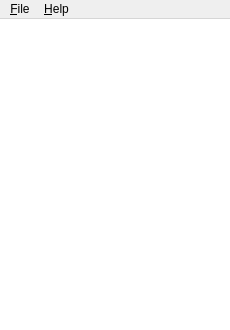
<?xml version="1.0" encoding="UTF-8"?>
<ui version="4.0">
 <class>MainWindow</class>
 <widget class="QMainWindow" name="MainWindow">
  <property name="geometry">
   <rect>
    <x>0</x>
    <y>0</y>
    <width>230</width>
    <height>330</height>
   </rect>
  </property>
  <property name="minimumSize">
   <size>
    <width>230</width>
    <height>330</height>
   </size>
  </property>
  <widget class="QWidget" name="widget">
   <layout class="QGridLayout" name="gridLayout">
    <property name="leftMargin">
     <number>0</number>
    </property>
    <property name="topMargin">
     <number>0</number>
    </property>
    <property name="rightMargin">
     <number>0</number>
    </property>
    <property name="bottomMargin">
     <number>0</number>
    </property>
    <property name="spacing">
     <number>0</number>
    </property>
    <item row="0" column="0">
     <widget class="QListView" name="engineList">
      <property name="font">
       <font>
        <pointsize>11</pointsize>
        <weight>50</weight>
        <bold>false</bold>
       </font>
      </property>
      <property name="frameShape">
       <enum>QFrame::NoFrame</enum>
      </property>
      <property name="frameShadow">
       <enum>QFrame::Plain</enum>
      </property>
      <property name="spacing">
       <number>5</number>
      </property>
     </widget>
    </item>
   </layout>
  </widget>
  <widget class="QMenuBar" name="menuBar">
   <property name="geometry">
    <rect>
     <x>0</x>
     <y>0</y>
     <width>230</width>
     <height>21</height>
    </rect>
   </property>
   <widget class="QMenu" name="helpMenu">
    <property name="title">
     <string>&amp;Help</string>
    </property>
    <addaction name="showAbout"/>
   </widget>
   <widget class="QMenu" name="fileMenu">
    <property name="title">
     <string>&amp;File</string>
    </property>
    <addaction name="exit"/>
   </widget>
   <addaction name="fileMenu"/>
   <addaction name="helpMenu"/>
  </widget>
  <action name="exit">
   <property name="text">
    <string>E&amp;xit</string>
   </property>
   <property name="shortcut">
    <string>Alt+F4</string>
   </property>
  </action>
  <action name="showAbout">
   <property name="text">
    <string>&amp;About</string>
   </property>
   <property name="shortcut">
    <string>F12</string>
   </property>
  </action>
 </widget>
 <layoutdefault spacing="6" margin="11"/>
 <resources>
  <include location="Shell.qrc"/>
 </resources>
 <connections>
  <connection>
   <sender>exit</sender>
   <signal>triggered()</signal>
   <receiver>MainWindow</receiver>
   <slot>close()</slot>
   <hints>
    <hint type="sourcelabel">
     <x>-1</x>
     <y>-1</y>
    </hint>
    <hint type="destinationlabel">
     <x>299</x>
     <y>199</y>
    </hint>
   </hints>
  </connection>
 </connections>
</ui>
